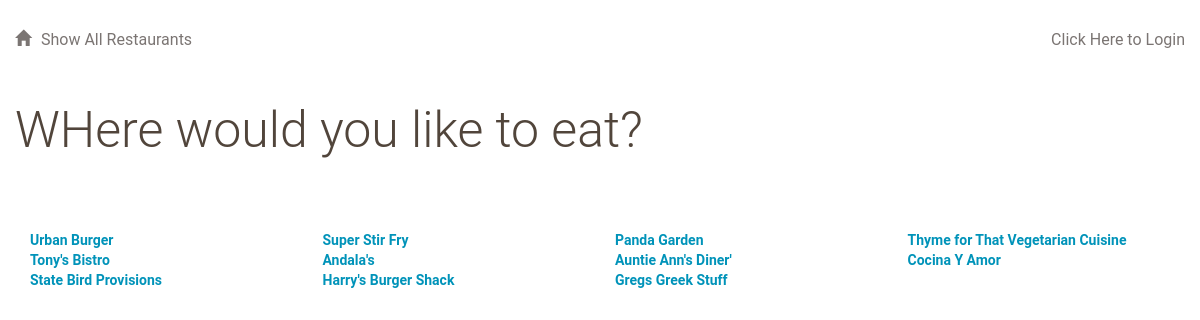
/restaurant/, run on the app's committed database.
### catalog/database_setup.py (models this page shows, shortened)
class Restaurant(Base):
    __tablename__ = 'restaurant'
    user = relationship(User)
    name = Column(String(80), nullable=False)
    id = Column(Integer, primary_key=True)
    user_id = Column(Integer, ForeignKey('user.id'))

### catalog/project.py (the view)
@app.route('/')
@app.route('/restaurant/')
def get_restaurants():
    restaurants = session.query(Restaurant).all()
    try:
        user_id = login_session['user_id']
    except KeyError:
        user_id = None
    return render_template('restaurants.html', restaurants=restaurants,
                           user_id=user_id)

### catalog/templates/restaurants.html (shortened to what this page needs)
{% extends "base.html" %}
  {% block content %}
    <h1>WHere would you like to eat?</h1>
    <br>
    <br>
    <br>
    {% if restaurants %}
      {% for restaurant in restaurants %}
      {% if loop.index is divisibleby 4 %}
        <div class="row">
      {% endif %}
      <div class="col-md-3">
        <a class="menu_item" href="/restaurant/{{restaurant.id}}/">{{restaurant.name}}</a>
        <br>
      </div>
      {% if loop.index is divisibleby 4 %}
        </div>
      {% endif %}
      {% endfor %}
    {% else %}
      There are no restaurants why not create one.
    {% endif %}
  {% endblock content %}

### catalog/static/style.css (style rules this page uses)
* { font-family: "Helvetica Neue Bold", Roboto, Helvetica, Arial, sans-serif; font-weight: 700; }
h1 { font-family: "Helvetica Neue Light", Roboto, Helvetica, Arial, sans-serif; font-size: 50px; color: #51453B; line-height: 60px; font-weight: 300; }
a { font-size: 14px; color: #0093B9; line-height: 17px; }

### data on the page
Restaurant: name "Urban Burger"
Restaurant: name "Super Stir Fry"
Restaurant: name "Panda Garden"
Restaurant: name "Thyme for That Vegetarian Cuisine"
Restaurant: name "Tony's Bistro"
Restaurant: name "Andala's"
Restaurant: name "Auntie Ann's Diner'"
Restaurant: name "Cocina Y Amor"
Restaurant: name "State Bird Provisions"
Restaurant: name "Harry's Burger Shack"
Restaurant: name "Gregs Greek Stuff"
